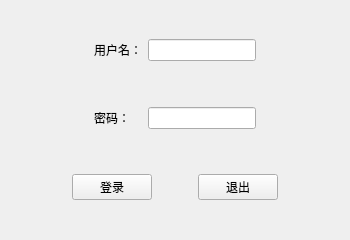
<?xml version="1.0" encoding="UTF-8"?>
<ui version="4.0">
 <class>MainWindow</class>
 <widget class="QMainWindow" name="MainWindow">
  <property name="geometry">
   <rect>
    <x>0</x>
    <y>0</y>
    <width>350</width>
    <height>240</height>
   </rect>
  </property>
  <property name="minimumSize">
   <size>
    <width>350</width>
    <height>240</height>
   </size>
  </property>
  <property name="maximumSize">
   <size>
    <width>350</width>
    <height>240</height>
   </size>
  </property>
  <property name="windowTitle">
   <string>登录窗口</string>
  </property>
  <widget class="QWidget" name="centralWidget">
   <layout class="QVBoxLayout" name="verticalLayout">
    <item>
     <widget class="QWidget" name="widget_1" native="true">
      <property name="sizePolicy">
       <sizepolicy hsizetype="Preferred" vsizetype="Fixed">
        <horstretch>0</horstretch>
        <verstretch>0</verstretch>
       </sizepolicy>
      </property>
      <layout class="QGridLayout" name="gridLayout">
       <item row="0" column="3">
        <spacer name="horizontalSpacer_5">
         <property name="orientation">
          <enum>Qt::Horizontal</enum>
         </property>
         <property name="sizeHint" stdset="0">
          <size>
           <width>40</width>
           <height>20</height>
          </size>
         </property>
        </spacer>
       </item>
       <item row="2" column="2">
        <widget class="QLineEdit" name="lineEdit_2"/>
       </item>
       <item row="0" column="2">
        <widget class="QLineEdit" name="lineEdit"/>
       </item>
       <item row="2" column="1">
        <widget class="QLabel" name="label_2">
         <property name="text">
          <string>密码：</string>
         </property>
        </widget>
       </item>
       <item row="1" column="2">
        <spacer name="verticalSpacer">
         <property name="orientation">
          <enum>Qt::Vertical</enum>
         </property>
         <property name="sizeHint" stdset="0">
          <size>
           <width>20</width>
           <height>40</height>
          </size>
         </property>
        </spacer>
       </item>
       <item row="0" column="0">
        <spacer name="horizontalSpacer_4">
         <property name="orientation">
          <enum>Qt::Horizontal</enum>
         </property>
         <property name="sizeHint" stdset="0">
          <size>
           <width>40</width>
           <height>20</height>
          </size>
         </property>
        </spacer>
       </item>
       <item row="0" column="1">
        <widget class="QLabel" name="label">
         <property name="text">
          <string>用户名：</string>
         </property>
        </widget>
       </item>
      </layout>
     </widget>
    </item>
    <item>
     <widget class="QWidget" name="widget_3" native="true">
      <property name="sizePolicy">
       <sizepolicy hsizetype="Preferred" vsizetype="Fixed">
        <horstretch>0</horstretch>
        <verstretch>0</verstretch>
       </sizepolicy>
      </property>
      <layout class="QHBoxLayout" name="horizontalLayout_3">
       <item>
        <spacer name="horizontalSpacer">
         <property name="orientation">
          <enum>Qt::Horizontal</enum>
         </property>
         <property name="sizeHint" stdset="0">
          <size>
           <width>40</width>
           <height>20</height>
          </size>
         </property>
        </spacer>
       </item>
       <item>
        <widget class="QPushButton" name="pushButton">
         <property name="text">
          <string>登录</string>
         </property>
        </widget>
       </item>
       <item>
        <spacer name="horizontalSpacer_3">
         <property name="orientation">
          <enum>Qt::Horizontal</enum>
         </property>
         <property name="sizeType">
          <enum>QSizePolicy::Preferred</enum>
         </property>
         <property name="sizeHint" stdset="0">
          <size>
           <width>40</width>
           <height>20</height>
          </size>
         </property>
        </spacer>
       </item>
       <item>
        <widget class="QPushButton" name="pushButton_2">
         <property name="text">
          <string>退出</string>
         </property>
        </widget>
       </item>
       <item>
        <spacer name="horizontalSpacer_2">
         <property name="orientation">
          <enum>Qt::Horizontal</enum>
         </property>
         <property name="sizeHint" stdset="0">
          <size>
           <width>40</width>
           <height>20</height>
          </size>
         </property>
        </spacer>
       </item>
      </layout>
     </widget>
    </item>
   </layout>
  </widget>
 </widget>
 <layoutdefault spacing="6" margin="11"/>
 <resources/>
 <connections/>
</ui>
